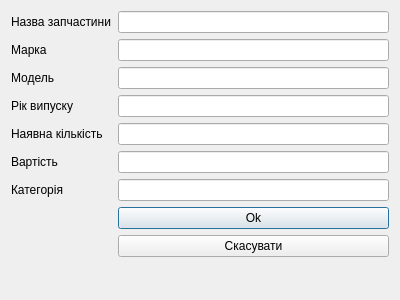
<?xml version="1.0" encoding="UTF-8"?>
<ui version="4.0">
 <class>ClassAdd</class>
 <widget class="QDialog" name="ClassAdd">
  <property name="geometry">
   <rect>
    <x>0</x>
    <y>0</y>
    <width>400</width>
    <height>300</height>
   </rect>
  </property>
  <property name="windowTitle">
   <string>Dialog</string>
  </property>
  <layout class="QFormLayout" name="formLayout">
   <item row="0" column="0">
    <widget class="QLabel" name="nameLabel">
     <property name="text">
      <string>Назва запчастини</string>
     </property>
    </widget>
   </item>
   <item row="0" column="1">
    <widget class="QLineEdit" name="nameEdit"/>
   </item>
   <item row="1" column="0">
    <widget class="QLabel" name="label">
     <property name="text">
      <string>Марка</string>
     </property>
    </widget>
   </item>
   <item row="1" column="1">
    <widget class="QLineEdit" name="carBrandEdit"/>
   </item>
   <item row="2" column="0">
    <widget class="QLabel" name="label_2">
     <property name="text">
      <string>Модель</string>
     </property>
    </widget>
   </item>
   <item row="2" column="1">
    <widget class="QLineEdit" name="carModelEdit"/>
   </item>
   <item row="3" column="0">
    <widget class="QLabel" name="label_3">
     <property name="text">
      <string>Рік випуску</string>
     </property>
    </widget>
   </item>
   <item row="3" column="1">
    <widget class="QLineEdit" name="carYearEdit"/>
   </item>
   <item row="4" column="0">
    <widget class="QLabel" name="label_4">
     <property name="text">
      <string>Наявна кількість</string>
     </property>
    </widget>
   </item>
   <item row="4" column="1">
    <widget class="QLineEdit" name="inStockEdit"/>
   </item>
   <item row="5" column="0">
    <widget class="QLabel" name="label_5">
     <property name="text">
      <string>Вартість</string>
     </property>
    </widget>
   </item>
   <item row="5" column="1">
    <widget class="QLineEdit" name="priceEdit"/>
   </item>
   <item row="6" column="0">
    <widget class="QLabel" name="label_6">
     <property name="text">
      <string>Категорія</string>
     </property>
    </widget>
   </item>
   <item row="6" column="1">
    <widget class="QLineEdit" name="categoryEdit"/>
   </item>
   <item row="7" column="1">
    <widget class="QPushButton" name="buttonOk">
     <property name="text">
      <string>Ok</string>
     </property>
    </widget>
   </item>
   <item row="8" column="1">
    <widget class="QPushButton" name="buttonDecline">
     <property name="text">
      <string>Скасувати</string>
     </property>
    </widget>
   </item>
  </layout>
 </widget>
 <resources/>
 <connections/>
</ui>
